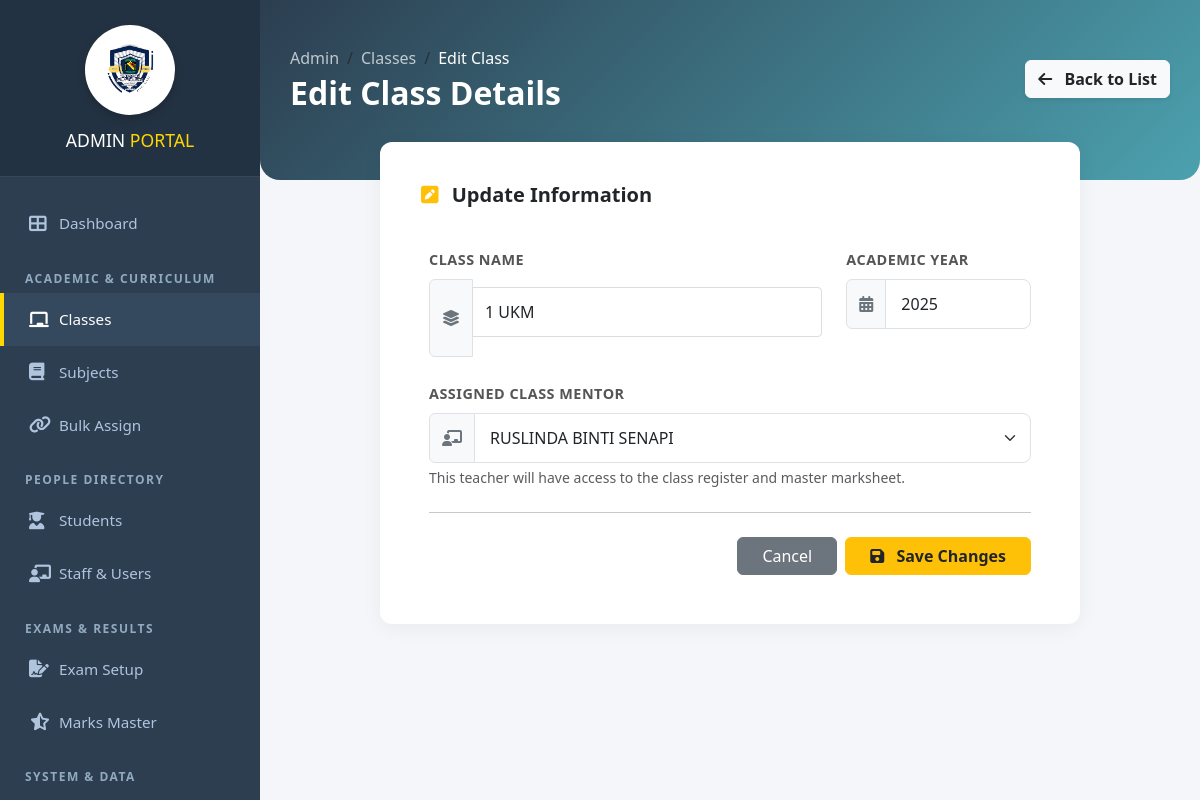
/admin/edit_class.php?class_id=3 (signed in), run on the app's committed database.
### tables this page shows
CREATE TABLE `classes` (
  `class_id` int(11) NOT NULL,
  `class_name` varchar(50) NOT NULL,
  `year` int(11) NOT NULL,
  `class_teacher_id` int(11) DEFAULT NULL
);

CREATE TABLE `users` (
  `user_id` int(11) NOT NULL,
  `username` varchar(50) NOT NULL,
  `password` varchar(255) NOT NULL,
  `full_name` varchar(100) NOT NULL,
  `role` enum('admin','class_teacher','subject_teacher') NOT NULL,
  `created_at` timestamp NULL DEFAULT current_timestamp(),
  `avatar` varchar(255) DEFAULT NULL,
  `ic_no` varchar(50) DEFAULT NULL,
  `teacher_id_no` varchar(50) DEFAULT NULL,
  `phone` varchar(20) DEFAULT NULL,
  `teaching_subjects` text DEFAULT NULL
);

### admin/edit_class.php (the view, shortened to what this page needs)
<?php
include '../config/db.php';
include 'includes/header.php';
$cid = $_GET['class_id'];
$stmt = $conn->prepare("SELECT * FROM classes WHERE class_id = ?");
$stmt->bind_param("i", $cid);
$stmt->execute();
$class = $stmt->get_result()->fetch_assoc();
$teachers = $conn->query("SELECT user_id, full_name FROM users WHERE role='class_teacher'");
?>
<link href="https://cdn.jsdelivr.net/npm/bootstrap@5.3.0/dist/css/bootstrap.min.css" rel="stylesheet">
<link href="https://cdnjs.cloudflare.com/ajax/libs/font-awesome/6.4.0/css/all.min.css" rel="stylesheet">
<div class="wrapper">
    <?php include 'includes/sidebar.php'; ?>
    <div class="main-content">
        <div class="header-bg"></div>
        <div class="container-fluid position-relative">
            <div class="d-flex justify-content-between align-items-center page-title pt-3">
                <div>
                    <nav aria-label="breadcrumb">
                        <ol class="breadcrumb mb-1">
                            <li class="breadcrumb-item"><a href="dashboard.php">Admin</a></li>
                            <li class="breadcrumb-item"><a href="manage_classes.php">Classes</a></li>
                            <li class="breadcrumb-item active">Edit Class</li>
                        </ol>
                    </nav>
                    <h2 class="fw-bold mb-0">Edit Class Details</h2>
                </div>
                <a href="manage_classes.php" class="btn btn-light shadow-sm text-dark fw-bold">
                    <i class="fas fa-arrow-left me-2"></i> Back to List
                </a>
            </div>
            <div class="card edit-card">
                <div class="card-header bg-white py-3 border-bottom-0">
                    <h5 class="fw-bold text-dark m-0"><i class="fas fa-pen-square text-warning me-2"></i> Update Information</h5>
                </div>
                <div class="card-body p-4">
                    <form method="POST">
                        <div class="row g-4">
                            <div class="col-md-8">
                                <label class="form-label">Class Name</label>
                                <div class="input-group">
                                    <span class="input-group-text bg-light"><i class="fas fa-layer-group text-secondary"></i></span>
                                    <input type="text" name="class_name" class="form-control" value="<?php echo $class['class_name']; ?>" placeholder="e.g. 5 Amanah" required>
                                </div>
                            </div>
                            <div class="col-md-4">
                                <label class="form-label">Academic Year</label>
                                <div class="input-group">
                                    <span class="input-group-text bg-light"><i class="fas fa-calendar-alt text-secondary"></i></span>
                                    <input type="number" name="year" class="form-control" value="<?php echo $class['year']; ?>" required>
                                </div>
                            </div>
                            <div class="col-12">
                                <label class="form-label">Assigned Class Mentor</label>
                                <div class="input-group">
                                    <span class="input-group-text bg-light"><i class="fas fa-chalkboard-teacher text-secondary"></i></span>
                                    <select name="teacher_id" class="form-select" required>
                                        <?php
                                        if ($teachers->num_rows > 0) {
                                            $teachers->data_seek(0);
                                            while($t = $teachers->fetch_assoc()):
                                        ?>
                                            <option value="<?php echo $t['user_id']; ?>"
                                                <?php echo ($t['user_id'] == $class['class_teacher_id']) ? 'selected' : ''; ?>>
                                                <?php echo $t['full_name']; ?>
                                            </option>
                                        <?php endwhile; } ?>
                                    </select>
                                </div>
                                <div class="form-text">This teacher will have access to the class register and master marksheet.</div>
                            </div>
                        </div>
                        <hr class="my-4">
                        <div class="d-flex justify-content-end gap-2">
                            <a href="manage_classes.php" class="btn btn-secondary px-4">Cancel</a>
                            <button type="submit" name="update_class" class="btn btn-warning fw-bold px-4 text-dark">
                                <i class="fas fa-save me-2"></i> Save Changes
                            </button>
                        </div>
                    </form>
                </div>
            </div>
        </div>
    </div>
</div>
</body>
</html>

### admin/includes/header.php (style rules this page uses)
:root { --primary-gold: #FFD700; --gold-grad: linear-gradient(135deg, #FFD700 0%, #FDB931 100%); --sidebar-width: 260px; --bg-color: #f4f7f6; --text-color: #2c3e50; }
* { box-sizing: border-box; }
body { font-family: 'Segoe UI', Tahoma, Geneva, Verdana, sans-serif; background-color: var(--bg-color); color: var(--text-color); margin: 0; padding: 0; }
.main-content { margin-left: var(--sidebar-width); padding: 30px; min-height: 100vh; transition: margin-left 0.3s ease; }
.card { background: white; padding: 25px; border-radius: 8px; box-shadow: 0 2px 10px rgba(0, 0, 0, 0.05); margin-bottom: 20px; border: 1px solid #eef0f2; }
.btn { padding: 10px 20px; border: none; border-radius: 5px; cursor: pointer; font-weight: 600; text-decoration: none; display: inline-block; transition: 0.2s; }
input[type="text"], input[type="password"], select, textarea { width: 100%; padding: 12px; margin: 8px 0 20px 0; border: 1px solid #ddd; border-radius: 4px; background: #fff; }

### admin/edit_class.php (style rules this page uses)
body { background-color: #f4f6f9; overflow-x: hidden; }
.main-content { position: absolute; top: 0; right: 0; width: calc(100% - 260px) !important; margin-left: 260px !important; min-height: 100vh; padding: 0 !important; display: block !important; }
.container-fluid { padding: 30px !important; }
.edit-card { border: none; border-radius: 12px; box-shadow: 0 4px 20px rgba(0,0,0,0.05); max-width: 700px; margin: 0 auto; }
.form-label { font-weight: 600; color: #555; font-size: 0.9rem; text-transform: uppercase; letter-spacing: 0.5px; }
.form-control, .form-select { padding: 12px 15px; border-radius: 8px; border: 1px solid #dee2e6; }
.header-bg { background: linear-gradient(135deg, #2c3e50 0%, #4ca1af 100%); height: 180px; width: 100%; border-radius: 0 0 20px 20px; position: absolute; top: 0; left: 0; z-index: 0; }
.page-title { position: relative; z-index: 1; color: white; margin-bottom: 30px; }
.breadcrumb-item a { color: rgba(255,255,255,0.7); text-decoration: none; }
.breadcrumb-item.active { color: white; }

### admin/includes/sidebar.php (style rules this page uses)
:root { --sidebar-bg: #2c3e50; --sidebar-hover: #34495e; --sidebar-active-border: #FFD700; --brand-bg: #233242; }

### data on the page
classes: class_name "1 UKM", year "2025", teacher_id "RUSLINDA BINTI SENAPI"
